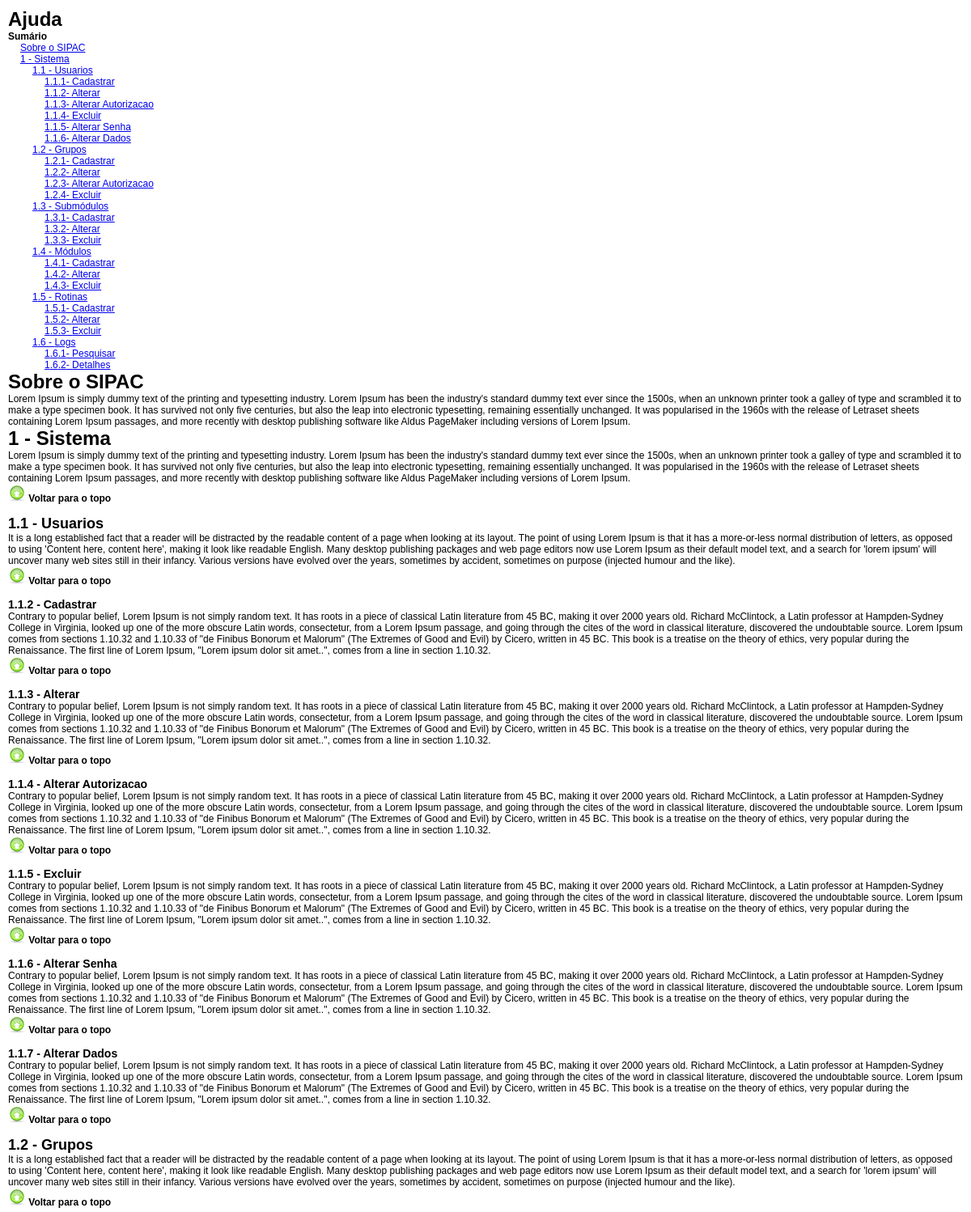
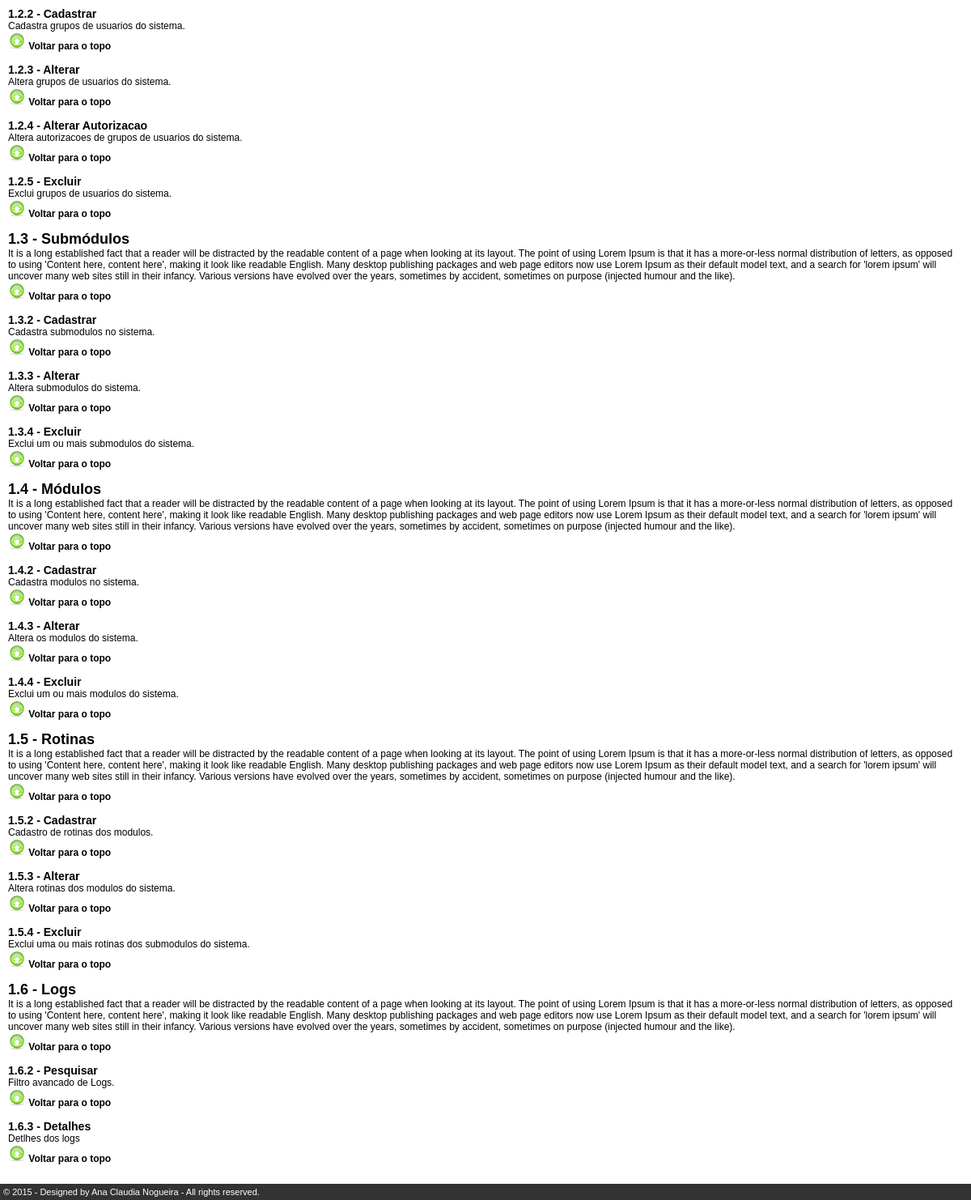
The app's page /sipac/ajuda.php (signed in), older data (2 pictures, top to bottom).
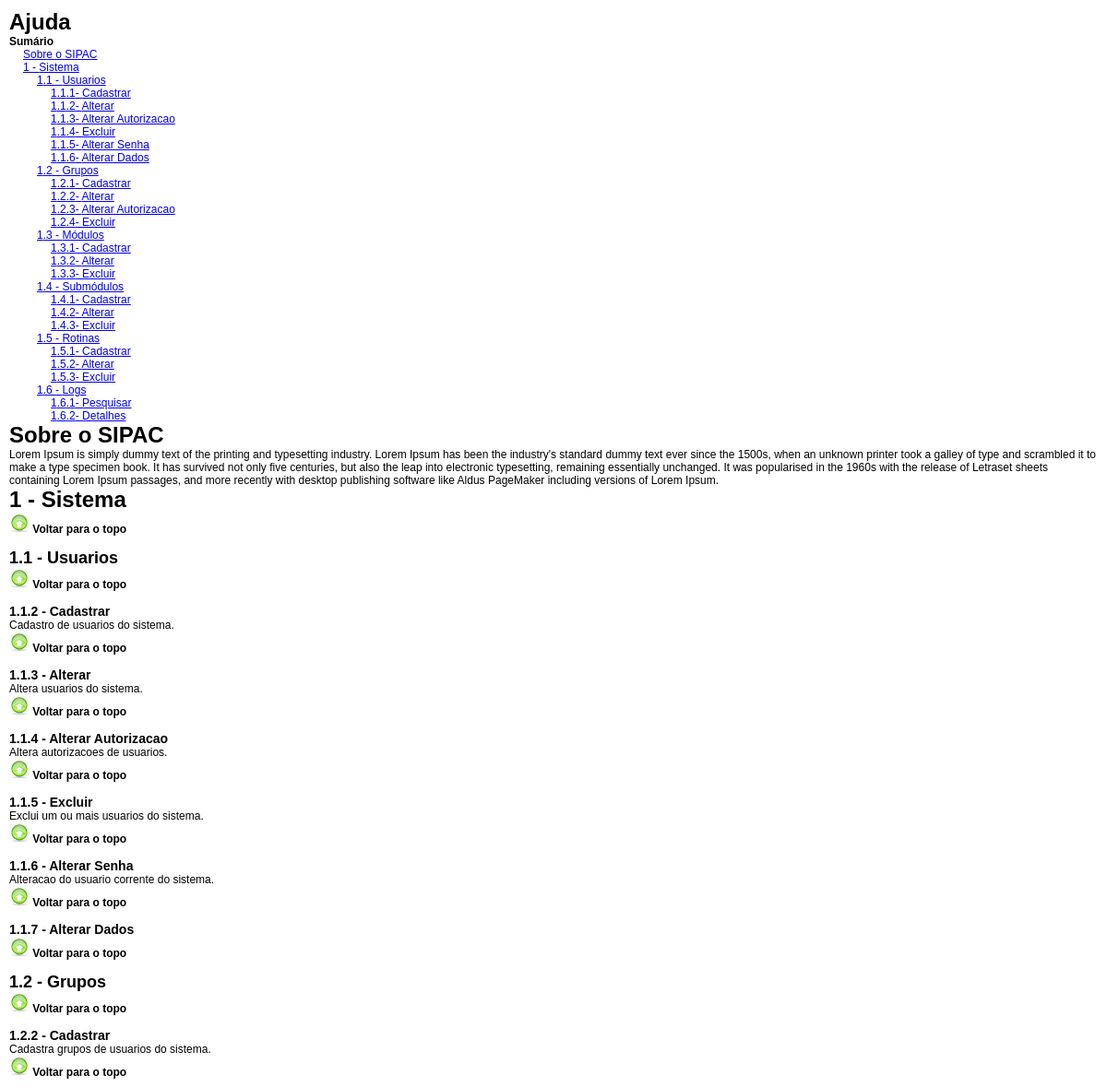
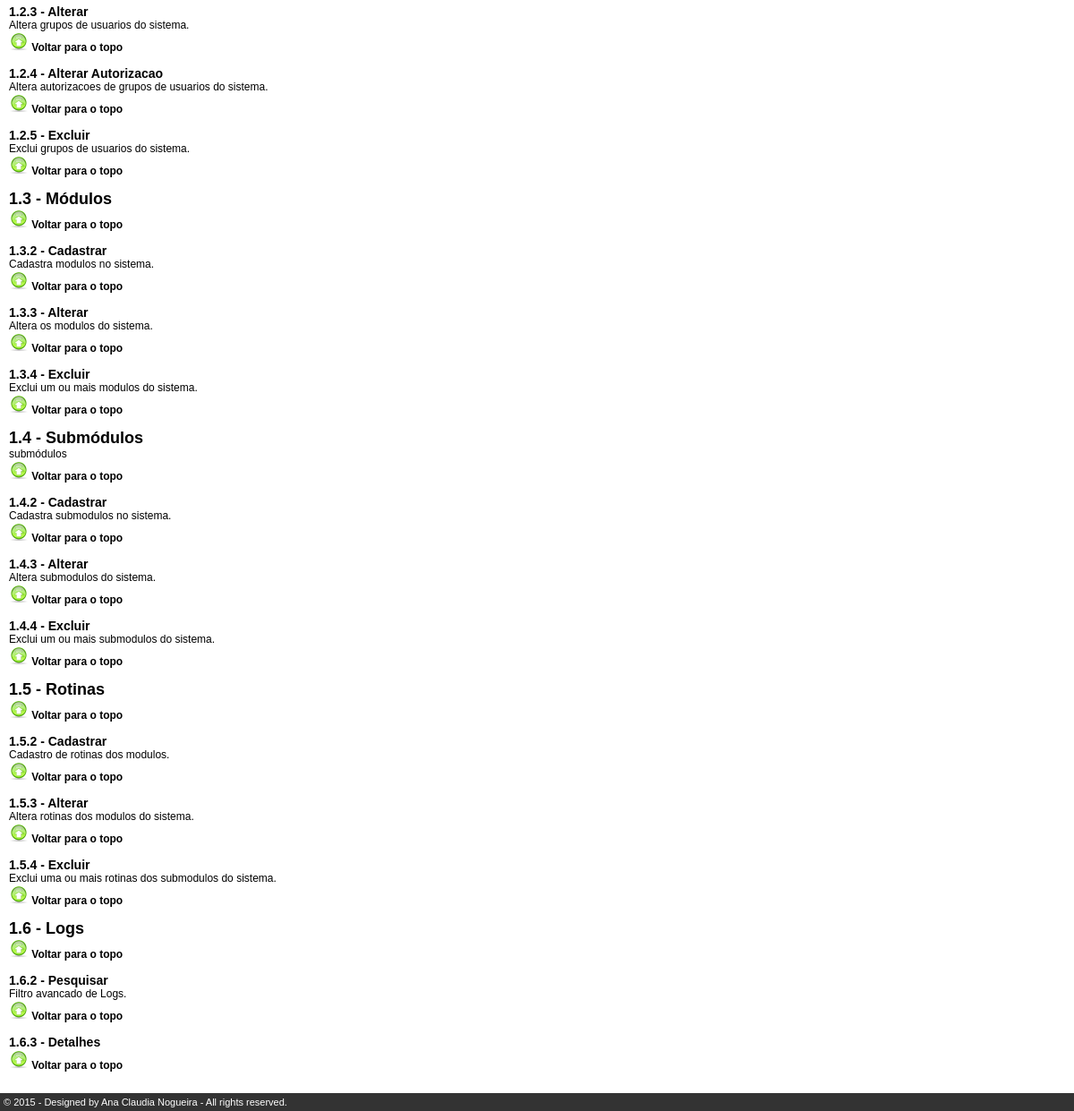
The same page, newer data (2 pictures, top to bottom).
### tables this page shows
CREATE TABLE IF NOT EXISTS submodulos (
  submodulos_id int(10) unsigned NOT NULL auto_increment,
  submodulos_nome varchar(50) default NULL,
  submodulos_descricao varchar(255) NOT NULL,
  submodulos_pagina varchar(50) default NULL,
  modulos_id int(10) unsigned default NULL,
  submodulos_ordem int(4) default NULL,
  PRIMARY KEY  (submodulos_id),
  KEY submodulos_FKIndex1 (modulos_id)
);

CREATE TABLE IF NOT EXISTS rotinas (
  rotinas_id int(10) unsigned NOT NULL auto_increment,
  rotinas_nome varchar(50) NOT NULL,
  rotinas_descricao text,
  submodulos_id int(10) unsigned default NULL,
  rotinas_pagina varchar(50) default NULL,
  rotinas_quantidade tinyint(3) unsigned default NULL,
  rotinas_visivel char(1) NOT NULL,
  rotinas_ordem int(4) default NULL,
  btn_imagem varchar(30) default NULL,
  PRIMARY KEY  (rotinas_id),
  KEY rotinas_FKIndex1 (submodulos_id)
);

### sipac/lib/conexaomysql.php (called while the page is built, shortened)
<?
Class ConexaoMysql
{
  var $servidor = SERVER;
  var $usuario  = USER;
  var $senha    = PASS;
  var $link     = "";
  function conexao()
  {
    $this->link = mysql_connect($this->servidor,$this->usuario,$this->senha);
  }
  function sql($query)
  {
    $this->query = $query;
    if($result = mysql_query($this->query,$this->link) or die("<p style='color:red'>Erro:".$this->query."<br />".mysql_error()."</p>"))
     return $result;
    else
     return 0;
  }
}
?>

### sipac/lib/configs.php (called while the page is built, shortened)
<?
  require_once("conexaomysql.php");
  $conn      = new ConexaoMysql();
?>

### sipac/ajuda.php (the view, shortened to what the changed rows need)
<?
 require_once("lib/configs.php");
 $sql = "SELECT users_autorizacao_especial FROM users
 WHERE users_id = '".$_SESSION[EMPRESA]["codUser"]."'";
 $result = $conn->sql($sql);
 if(mysql_num_rows($result) > 0)
 {
   $special = mysql_result($result,0,0);
   if($special == 1)
   {
    $campo_tipo = "users_id";
    $codMenu 		= $_SESSION[EMPRESA]["codUser"];
   }
   else
   {
    $campo_tipo = "grupos_id";
    $codMenu 		= $_SESSION[EMPRESA]["codGrupo"];
  }
 }
 $sql = "SELECT modulos.modulos_id, modulos_nome, modulos_descricao,tipo_autorizacao
 FROM modulos
 INNER JOIN autorizacoes ON autorizacoes.modulos_id = modulos.modulos_id
 WHERE $campo_tipo='".$codMenu."'
 AND (tipo_autorizacao=1 OR tipo_autorizacao=2)
 ORDER BY modulos_ordem ASC";
 $rs1 = $conn->sql($sql);
 $x = 1;
 if(mysql_num_rows($rs1) > 0)
 {
  $lista .= "<ul>\n";
  while($mod = mysql_fetch_array($rs1))
  {
    $lista .= " <li><a href='#mod".$mod["modulos_id"]."'>".$x." - ".$mod["modulos_nome"]."</a>";
    $y = 1;
    $conteudo .= " <h1><a name='mod".$mod["modulos_id"]."'>".$x." - ".$mod["modulos_nome"]."</a></h1>";
    $conteudo .= " <div>".htmlspecialchars_decode($mod["modulos_descricao"])."</div>";
    $conteudo .= "<p><a href='#top' class='link'><img src='".DIR_BTNS."top.png' alt='' /> Voltar para o topo</a></p>\n";
    $conteudo .= "<br />\n";
    $sql = "SELECT DISTINCT submodulos.submodulos_id, submodulos_nome, submodulos_descricao,
    submodulos_pagina, tipo_autorizacao
    FROM submodulos
    LEFT JOIN autorizacoes ON  autorizacoes.submodulos_id = submodulos.submodulos_id
    WHERE submodulos.modulos_id = '".$mod["modulos_id"]."'
    AND  $campo_tipo='".$codMenu."'";
    if($mod["tipo_autorizacao"] == 2)
      $sql .=" AND (tipo_autorizacao=1 OR tipo_autorizacao=2) AND $campo_tipo='".$codMenu."'";
    $sql .= " ORDER BY submodulos_ordem ASC";
    $rs2 = $conn->sql($sql);
    if(mysql_num_rows($rs2) > 0)
    {
     $lista .= "  \n<ul>\n";
     while($sub = mysql_fetch_array($rs2))
     {
       $lista .= "   <li><a href='#sub".$sub["submodulos_id"]."'>".$x.".".$y." - ".$sub["submodulos_nome"]."</a>";
       $z = 1;
       $conteudo .= " <h2><a name='sub".$sub["submodulos_id"]."'>".$x.".".$y." - ".$sub["submodulos_nome"]."</a></h2>";
       $conteudo .= " <div>".htmlspecialchars_decode($sub["submodulos_descricao"])."</div>";
       $conteudo .= "<p><a href='#top' class='link'><img src='".DIR_BTNS."top.png' alt='' /> Voltar para o topo</a></p>\n";
       $conteudo .= "<br />\n";
       $sql = "SELECT rot.rotinas_id,rot.rotinas_nome, rot.rotinas_descricao
       FROM rotinas rot
       INNER JOIN autorizacoes aut ON aut.rotinas_id = rot.rotinas_id
       WHERE rot.submodulos_id = '".$sub["submodulos_id"]."'
       AND $campo_tipo='".$codMenu."'";
       $rs3 = $conn->sql($sql);
       if(mysql_num_rows($rs3) > 0)
       {
         $lista .= "\n<ul>\n";
         while($rot = mysql_fetch_array($rs3))
         {
           $lista .= "<li><a href='#rot".$rot["rotinas_id"]."'>".$x.".".$y.".".$z."- ".$rot["rotinas_nome"]."</a></li>\n";
           $z++;
           $conteudo .= " <h3><a name='rot".$rot["rotinas_id"]."'>".$x.".".$y.".".$z." - ".$rot["rotinas_nome"]."</a></h3>";
           $conteudo .= " <div>".htmlspecialchars_decode($rot["rotinas_descricao"])."</div>";
           $conteudo .= "<p><a href='#top' class='link'><img src='".DIR_BTNS."top.png' alt='' /> Voltar para o topo</a></p>\n";
           $conteudo .= "<br />\n";
         }
         $lista .= "</ul>\n";
       }
       $lista .= "</li>\n";
       $y++;
     }
     $lista .= "  </ul>\n";
    }
    $lista .= "</li>\n";
    $x++;
  }
  $lista .= "</ul>\n";
 }
?>
<!DOCTYPE html PUBLIC "-//W3C//DTD XHTML 1.0 Transitional//EN" "http://www.w3.org/TR/xhtml1/DTD/xhtml1-transitional.dtd">
<html xmlns="http://www.w3.org/1999/xhtml">
<head>
<link href='templates/sipac.css' rel='stylesheet' type='text/css' />
</head>
<body>
<div class='ajuda'>
 <h1>Ajuda</h1>
  <?= $lista ?>
  <div id="content_ajuda">
    <h1>Sobre o SIPAC</h1>
     Lorem Ipsum is simply dummy text of the printing and typesetting industry. Lorem Ipsum has been the industry's standard dummy text ever since the 1500s, when an unknown printer took a galley of type and scrambled it to make a type specimen book. It has survived not only five centuries, but also the leap into electronic typesetting, remaining essentially unchanged. It was popularised in the 1960s with the release of Letraset sheets containing Lorem Ipsum passages, and more recently with desktop publishing software like Aldus PageMaker including versions of Lorem Ipsum.
   <br />
   <?= $conteudo ?>
  </div>
</div>
<? require_once("rodape.php") ?>

Row changes from the older to the newer data that the page shows:
changed submodulos "Usuarios": submodulos_descricao "It is a long established fact that a reader will be distracted by the readable content of a page when looking at its layout. The point of using Lorem Ipsum is that it has a more-or-less normal distribution of letters, as opposed to using 'Content here, content here', making it look like readable English. Many desktop publishing packages and web page editors now use Lorem Ipsum as their default model text, and a search for 'lorem ipsum' will uncover many web sites still in their infancy. Various versions have evolved over the years, sometimes by accident, sometimes on purpose (injected humour and the like)." → (not shown)
changed rotinas: rotinas_descricao "Contrary to popular belief, Lorem Ipsum is not simply random text. It has roots in a piece of classical Latin literature from 45 BC, making it over 2000 years old. Richard McClintock, a Latin professor at Hampden-Sydney College in Virginia, looked up one of the more obscure Latin words, consectetur, from a Lorem Ipsum passage, and going through the cites of the word in classical literature, discovered the undoubtable source. Lorem Ipsum comes from sections 1.10.32 and 1.10.33 of \"de Finibus Bonorum et Malorum\" (The Extremes of Good and Evil) by Cicero, written in 45 BC. This book is a treatise on the theory of ethics, very popular during the Renaissance. The first line of Lorem Ipsum,…" → "Cadastro de usuarios do sistema."
changed rotinas: rotinas_descricao "Contrary to popular belief, Lorem Ipsum is not simply random text. It has roots in a piece of classical Latin literature from 45 BC, making it over 2000 years old. Richard McClintock, a Latin professor at Hampden-Sydney College in Virginia, looked up one of the more obscure Latin words, consectetur, from a Lorem Ipsum passage, and going through the cites of the word in classical literature, discovered the undoubtable source. Lorem Ipsum comes from sections 1.10.32 and 1.10.33 of \"de Finibus Bonorum et Malorum\" (The Extremes of Good and Evil) by Cicero, written in 45 BC. This book is a treatise on the theory of ethics, very popular during the Renaissance. The first line of Lorem Ipsum,…" → "Altera usuarios do sistema."
changed rotinas: rotinas_descricao "Contrary to popular belief, Lorem Ipsum is not simply random text. It has roots in a piece of classical Latin literature from 45 BC, making it over 2000 years old. Richard McClintock, a Latin professor at Hampden-Sydney College in Virginia, looked up one of the more obscure Latin words, consectetur, from a Lorem Ipsum passage, and going through the cites of the word in classical literature, discovered the undoubtable source. Lorem Ipsum comes from sections 1.10.32 and 1.10.33 of \"de Finibus Bonorum et Malorum\" (The Extremes of Good and Evil) by Cicero, written in 45 BC. This book is a treatise on the theory of ethics, very popular during the Renaissance. The first line of Lorem Ipsum,…" → "Altera autorizacoes de usuarios."
changed rotinas: rotinas_descricao "Contrary to popular belief, Lorem Ipsum is not simply random text. It has roots in a piece of classical Latin literature from 45 BC, making it over 2000 years old. Richard McClintock, a Latin professor at Hampden-Sydney College in Virginia, looked up one of the more obscure Latin words, consectetur, from a Lorem Ipsum passage, and going through the cites of the word in classical literature, discovered the undoubtable source. Lorem Ipsum comes from sections 1.10.32 and 1.10.33 of \"de Finibus Bonorum et Malorum\" (The Extremes of Good and Evil) by Cicero, written in 45 BC. This book is a treatise on the theory of ethics, very popular during the Renaissance. The first line of Lorem Ipsum,…" → "Exclui um ou mais usuarios do sistema."
changed rotinas "Alterar Senha": rotinas_descricao "Contrary to popular belief, Lorem Ipsum is not simply random text. It has roots in a piece of classical Latin literature from 45 BC, making it over 2000 years old. Richard McClintock, a Latin professor at Hampden-Sydney College in Virginia, looked up one of the more obscure Latin words, consectetur, from a Lorem Ipsum passage, and going through the cites of the word in classical literature, discovered the undoubtable source. Lorem Ipsum comes from sections 1.10.32 and 1.10.33 of \"de Finibus Bonorum et Malorum\" (The Extremes of Good and Evil) by Cicero, written in 45 BC. This book is a treatise on the theory of ethics, very popular during the Renaissance. The first line of Lorem Ipsum,…" → "Alteracao do usuario corrente do sistema."
changed rotinas "Alterar Dados": rotinas_descricao "Contrary to popular belief, Lorem Ipsum is not simply random text. It has roots in a piece of classical Latin literature from 45 BC, making it over 2000 years old. Richard McClintock, a Latin professor at Hampden-Sydney College in Virginia, looked up one of the more obscure Latin words, consectetur, from a Lorem Ipsum passage, and going through the cites of the word in classical literature, discovered the undoubtable source. Lorem Ipsum comes from sections 1.10.32 and 1.10.33 of \"de Finibus Bonorum et Malorum\" (The Extremes of Good and Evil) by Cicero, written in 45 BC. This book is a treatise on the theory of ethics, very popular during the Renaissance. The first line of Lorem Ipsum,…" → (not shown)
changed submodulos "Grupos": submodulos_descricao "It is a long established fact that a reader will be distracted by the readable content of a page when looking at its layout. The point of using Lorem Ipsum is that it has a more-or-less normal distribution of letters, as opposed to using 'Content here, content here', making it look like readable English. Many desktop publishing packages and web page editors now use Lorem Ipsum as their default model text, and a search for 'lorem ipsum' will uncover many web sites still in their infancy. Various versions have evolved over the years, sometimes by accident, sometimes on purpose (injected humour and the like)." → (not shown)
changed submodulos "Módulos": submodulos_descricao "It is a long established fact that a reader will be distracted by the readable content of a page when looking at its layout. The point of using Lorem Ipsum is that it has a more-or-less normal distribution of letters, as opposed to using 'Content here, content here', making it look like readable English. Many desktop publishing packages and web page editors now use Lorem Ipsum as their default model text, and a search for 'lorem ipsum' will uncover many web sites still in their infancy. Various versions have evolved over the years, sometimes by accident, sometimes on purpose (injected humour and the like)." → (not shown)
changed submodulos "Submódulos": submodulos_descricao "It is a long established fact that a reader will be distracted by the readable content of a page when looking at its layout. The point of using Lorem Ipsum is that it has a more-or-less normal distribution of letters, as opposed to using 'Content here, content here', making it look like readable English. Many desktop publishing packages and web page editors now use Lorem Ipsum as their default model text, and a search for 'lorem ipsum' will uncover many web sites still in their infancy. Various versions have evolved over the years, sometimes by accident, sometimes on purpose (injected humour and the like)." → "submódulos"
changed submodulos "Rotinas": submodulos_descricao "It is a long established fact that a reader will be distracted by the readable content of a page when looking at its layout. The point of using Lorem Ipsum is that it has a more-or-less normal distribution of letters, as opposed to using 'Content here, content here', making it look like readable English. Many desktop publishing packages and web page editors now use Lorem Ipsum as their default model text, and a search for 'lorem ipsum' will uncover many web sites still in their infancy. Various versions have evolved over the years, sometimes by accident, sometimes on purpose (injected humour and the like)." → (not shown)
changed submodulos "Logs": submodulos_descricao "It is a long established fact that a reader will be distracted by the readable content of a page when looking at its layout. The point of using Lorem Ipsum is that it has a more-or-less normal distribution of letters, as opposed to using 'Content here, content here', making it look like readable English. Many desktop publishing packages and web page editors now use Lorem Ipsum as their default model text, and a search for 'lorem ipsum' will uncover many web sites still in their infancy. Various versions have evolved over the years, sometimes by accident, sometimes on purpose (injected humour and the like)." → (not shown)
changed rotinas "Detalhes": rotinas_descricao "Detlhes dos logs" → (not shown)
Text that changed along with them:
htmlspecialchars_decode($mod["modulos_descricao"]): "Lorem Ipsum is simply dummy text of the printing and typesetting industry. Lorem Ipsum has been the industry's standard dummy text ever since the 1500s, when an unknown printer took a galley of type and scrambled it to make a type specimen book. It has survived not only five centuries, but also the leap into electronic typesetting, remaining essentially unchanged. It was popularised in the 1960s with the release of Letraset sheets containing Lorem Ipsum passages, and more recently with desktop publishing software like Aldus PageMaker including versions of Lorem Ipsum." → (not shown)
